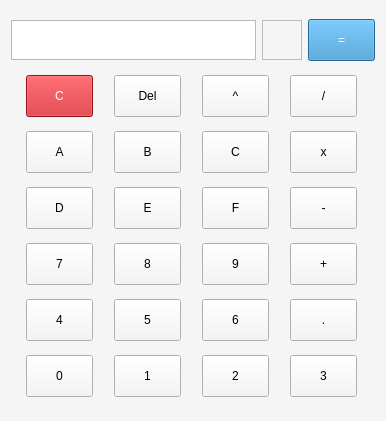
<?xml version="1.0" encoding="UTF-8"?>
<ui version="4.0">
 <class>MainWindow</class>
 <widget class="QMainWindow" name="MainWindow">
  <property name="enabled">
   <bool>true</bool>
  </property>
  <property name="geometry">
   <rect>
    <x>0</x>
    <y>0</y>
    <width>386</width>
    <height>421</height>
   </rect>
  </property>
  <property name="sizePolicy">
   <sizepolicy hsizetype="Fixed" vsizetype="Fixed">
    <horstretch>0</horstretch>
    <verstretch>0</verstretch>
   </sizepolicy>
  </property>
  <property name="minimumSize">
   <size>
    <width>306</width>
    <height>319</height>
   </size>
  </property>
  <property name="maximumSize">
   <size>
    <width>16777215</width>
    <height>16777215</height>
   </size>
  </property>
  <property name="windowTitle">
   <string>Calculator</string>
  </property>
  <property name="styleSheet">
   <string notr="true">background-color: #f5f5f5;
color: rgb(0, 0, 0);
</string>
  </property>
  <widget class="QWidget" name="centralWidget">
   <property name="sizePolicy">
    <sizepolicy hsizetype="Fixed" vsizetype="Fixed">
     <horstretch>0</horstretch>
     <verstretch>0</verstretch>
    </sizepolicy>
   </property>
   <property name="styleSheet">
    <string notr="true">QPushButton {
min-width: 65;
min-height: 40;
max-width: 65;
max-height: 40;
}</string>
   </property>
   <layout class="QVBoxLayout" name="verticalLayout">
    <item>
     <layout class="QHBoxLayout" name="horizontalLayout_6">
      <item>
       <widget class="QLabel" name="displayPanel">
        <property name="minimumSize">
         <size>
          <width>160</width>
          <height>40</height>
         </size>
        </property>
        <property name="maximumSize">
         <size>
          <width>16777215</width>
          <height>40</height>
         </size>
        </property>
        <property name="font">
         <font>
          <family>Open Sans</family>
          <pointsize>20</pointsize>
          <italic>false</italic>
          <bold>false</bold>
          <kerning>true</kerning>
         </font>
        </property>
        <property name="layoutDirection">
         <enum>Qt::LeftToRight</enum>
        </property>
        <property name="styleSheet">
         <string notr="true">border: 1 solid #b8b8b8;
background-color: #fff;</string>
        </property>
        <property name="text">
         <string/>
        </property>
        <property name="scaledContents">
         <bool>true</bool>
        </property>
        <property name="alignment">
         <set>Qt::AlignRight|Qt::AlignTrailing|Qt::AlignVCenter</set>
        </property>
        <property name="wordWrap">
         <bool>true</bool>
        </property>
        <property name="textInteractionFlags">
         <set>Qt::TextSelectableByKeyboard|Qt::TextSelectableByMouse</set>
        </property>
       </widget>
      </item>
      <item>
       <widget class="QTextEdit" name="label">
        <property name="maximumSize">
         <size>
          <width>40</width>
          <height>40</height>
         </size>
        </property>
       </widget>
      </item>
      <item>
       <widget class="QPushButton" name="actionCalc">
        <property name="styleSheet">
         <string notr="true">background-color: #3490cd;
color: #ffffff;</string>
        </property>
        <property name="text">
         <string>=</string>
        </property>
       </widget>
      </item>
     </layout>
    </item>
    <item>
     <layout class="QHBoxLayout" name="horizontalLayout_5">
      <item>
       <widget class="QPushButton" name="actionClear">
        <property name="styleSheet">
         <string notr="true">background-color: #cb1a21;
color: #ffffff;</string>
        </property>
        <property name="text">
         <string>C</string>
        </property>
       </widget>
      </item>
      <item>
       <widget class="QPushButton" name="actionDel">
        <property name="text">
         <string>Del</string>
        </property>
       </widget>
      </item>
      <item>
       <widget class="QPushButton" name="actionPercent">
        <property name="text">
         <string>^</string>
        </property>
       </widget>
      </item>
      <item>
       <widget class="QPushButton" name="actionDiv">
        <property name="text">
         <string>/</string>
        </property>
        <attribute name="buttonGroup">
         <string notr="true">actionGroup</string>
        </attribute>
       </widget>
      </item>
     </layout>
    </item>
    <item>
     <layout class="QHBoxLayout" name="horizontalLayout_7">
      <item>
       <widget class="QPushButton" name="numA">
        <property name="text">
         <string>A</string>
        </property>
       </widget>
      </item>
      <item>
       <widget class="QPushButton" name="numB">
        <property name="text">
         <string>B</string>
        </property>
       </widget>
      </item>
      <item>
       <widget class="QPushButton" name="numC">
        <property name="text">
         <string>C</string>
        </property>
       </widget>
      </item>
      <item>
       <widget class="QPushButton" name="actionMul">
        <property name="text">
         <string>x</string>
        </property>
        <attribute name="buttonGroup">
         <string notr="true">actionGroup</string>
        </attribute>
       </widget>
      </item>
     </layout>
    </item>
    <item>
     <layout class="QHBoxLayout" name="horizontalLayout_10">
      <item>
       <widget class="QPushButton" name="numD">
        <property name="text">
         <string>D</string>
        </property>
       </widget>
      </item>
      <item>
       <widget class="QPushButton" name="numE">
        <property name="text">
         <string>E</string>
        </property>
       </widget>
      </item>
      <item>
       <widget class="QPushButton" name="numF">
        <property name="text">
         <string>F</string>
        </property>
       </widget>
      </item>
      <item>
       <widget class="QPushButton" name="actionMinus">
        <property name="text">
         <string>-</string>
        </property>
        <attribute name="buttonGroup">
         <string notr="true">actionGroup</string>
        </attribute>
       </widget>
      </item>
     </layout>
    </item>
    <item>
     <layout class="QHBoxLayout" name="horizontalLayout_3">
      <item>
       <widget class="QPushButton" name="num7">
        <property name="text">
         <string>7</string>
        </property>
        <attribute name="buttonGroup">
         <string notr="true">numberGroup</string>
        </attribute>
       </widget>
      </item>
      <item>
       <widget class="QPushButton" name="num8">
        <property name="sizePolicy">
         <sizepolicy hsizetype="Fixed" vsizetype="Fixed">
          <horstretch>0</horstretch>
          <verstretch>0</verstretch>
         </sizepolicy>
        </property>
        <property name="text">
         <string>8</string>
        </property>
        <attribute name="buttonGroup">
         <string notr="true">numberGroup</string>
        </attribute>
       </widget>
      </item>
      <item>
       <widget class="QPushButton" name="num9">
        <property name="text">
         <string>9</string>
        </property>
        <attribute name="buttonGroup">
         <string notr="true">numberGroup</string>
        </attribute>
       </widget>
      </item>
      <item>
       <widget class="QPushButton" name="actionPlus">
        <property name="text">
         <string>+</string>
        </property>
        <attribute name="buttonGroup">
         <string notr="true">actionGroup</string>
        </attribute>
       </widget>
      </item>
     </layout>
    </item>
    <item>
     <layout class="QHBoxLayout" name="horizontalLayout_2">
      <item>
       <widget class="QPushButton" name="num4">
        <property name="text">
         <string>4</string>
        </property>
        <attribute name="buttonGroup">
         <string notr="true">numberGroup</string>
        </attribute>
       </widget>
      </item>
      <item>
       <widget class="QPushButton" name="num5">
        <property name="text">
         <string>5</string>
        </property>
        <attribute name="buttonGroup">
         <string notr="true">numberGroup</string>
        </attribute>
       </widget>
      </item>
      <item>
       <widget class="QPushButton" name="num6">
        <property name="text">
         <string>6</string>
        </property>
        <attribute name="buttonGroup">
         <string notr="true">numberGroup</string>
        </attribute>
       </widget>
      </item>
      <item>
       <widget class="QPushButton" name="comma">
        <property name="text">
         <string>.</string>
        </property>
       </widget>
      </item>
     </layout>
    </item>
    <item>
     <layout class="QHBoxLayout" name="horizontalLayout">
      <property name="bottomMargin">
       <number>0</number>
      </property>
      <item>
       <widget class="QPushButton" name="num0">
        <property name="text">
         <string>0</string>
        </property>
        <attribute name="buttonGroup">
         <string notr="true">numberGroup</string>
        </attribute>
       </widget>
      </item>
      <item>
       <widget class="QPushButton" name="num1">
        <property name="sizePolicy">
         <sizepolicy hsizetype="Fixed" vsizetype="Fixed">
          <horstretch>0</horstretch>
          <verstretch>0</verstretch>
         </sizepolicy>
        </property>
        <property name="minimumSize">
         <size>
          <width>67</width>
          <height>42</height>
         </size>
        </property>
        <property name="maximumSize">
         <size>
          <width>67</width>
          <height>42</height>
         </size>
        </property>
        <property name="text">
         <string>1</string>
        </property>
        <attribute name="buttonGroup">
         <string notr="true">numberGroup</string>
        </attribute>
       </widget>
      </item>
      <item>
       <widget class="QPushButton" name="num2">
        <property name="sizePolicy">
         <sizepolicy hsizetype="Fixed" vsizetype="Fixed">
          <horstretch>0</horstretch>
          <verstretch>0</verstretch>
         </sizepolicy>
        </property>
        <property name="text">
         <string>2</string>
        </property>
        <attribute name="buttonGroup">
         <string notr="true">numberGroup</string>
        </attribute>
       </widget>
      </item>
      <item>
       <widget class="QPushButton" name="num3">
        <property name="sizePolicy">
         <sizepolicy hsizetype="Fixed" vsizetype="Fixed">
          <horstretch>0</horstretch>
          <verstretch>0</verstretch>
         </sizepolicy>
        </property>
        <property name="maximumSize">
         <size>
          <width>67</width>
          <height>42</height>
         </size>
        </property>
        <property name="text">
         <string>3</string>
        </property>
        <attribute name="buttonGroup">
         <string notr="true">numberGroup</string>
        </attribute>
       </widget>
      </item>
     </layout>
    </item>
   </layout>
  </widget>
 </widget>
 <layoutdefault spacing="6" margin="11"/>
 <resources/>
 <connections/>
 <buttongroups>
  <buttongroup name="numberGroup"/>
  <buttongroup name="actionGroup"/>
 </buttongroups>
</ui>
